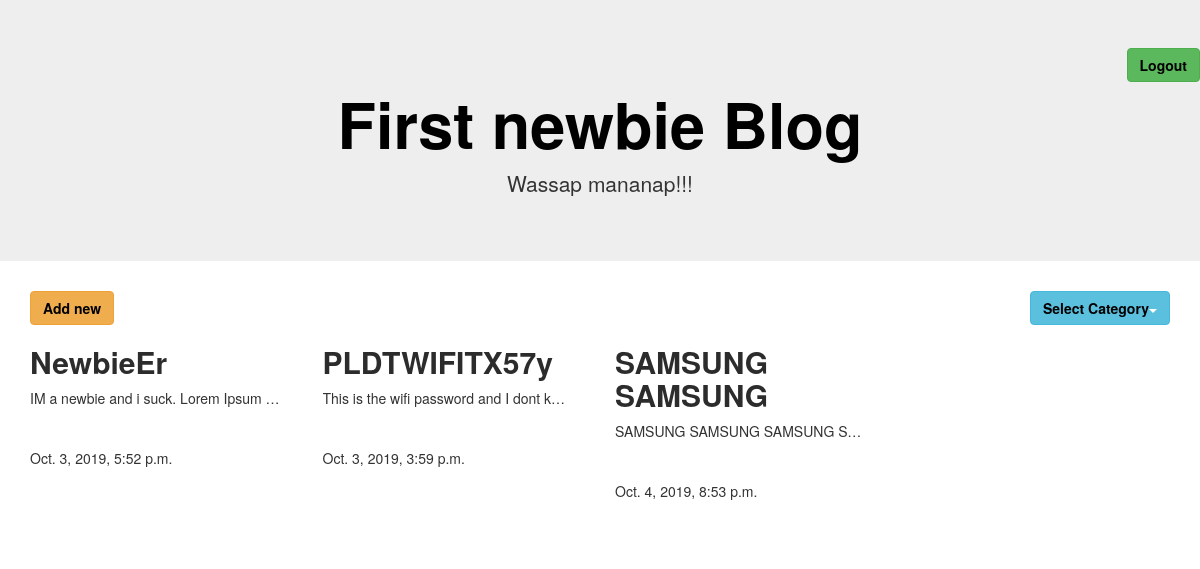
The page /category/5/ on the database its author committed.
### userApp/models.py (models this page shows, shortened)
class Content(models.Model):
    title = models.CharField(max_length=100)
    cont = models.TextField()
    date_published = models.DateTimeField(default=timezone.now)
    author = models.ForeignKey(settings.AUTH_USER_MODEL, on_delete=models.CASCADE)
    category = models.ForeignKey(Category, on_delete = models.CASCADE, null = True)
    tags = TaggableManager()
    image = models.ImageField(upload_to='images/', null =True)

### userApp/views.py (the view)
# urls.py: path('category/<int:category_id>/', CategoryList.as_view(), name = 'catList'),
class CategoryList(TemplateView):
    template_name = "contentList.html"
    def get(self,request,**kwargs):
        category_id = kwargs.get('category_id')
        categ = Category.objects.get(pk = category_id)
        queryset = Content.objects.filter(category = categ)
        category_list = Category.objects.all()
        return render(request,self.template_name, {"queryset":queryset, "category_list": category_list})

### userApp/templates/contentList.html (shortened to what this page needs)
    {% extends 'base.html' %}
        {% block content %}
            <div class="dropdown">
                <button type="button" class="btn btn-warning"><a href="{% url 'contNew' %}" >Add new</a></button>
                <button class="btn btn-info dropdown-toggle pull-right " type="button" data-toggle="dropdown"><a href="">Select Category</a><span class="caret"></span></button>
              </div>
            <div class="row">
                {% for con in queryset %}
                    <div class="col-sm-3">
                        <h2><a href="{% url 'contDetail' content_id=con.id %}">{{ con.title }}</a></h2>
                        <p>{{ con.cont }}</p>
                        <p>{{ con.date_published }}</p>
                    </div>
                {% endfor %}
            </div>
    </body>
    {% endblock %}

### userApp/static/css/userApp.css (style rules this page uses)
.col-sm-3 p { width: 250px; height: 50px; white-space: nowrap; overflow: hidden; text-overflow: ellipsis; }
.col-sm-3 a { color: #2c2c2c; font-weight: bold; }
.btn-warning a { color: black; font-weight: bold; }
.btn-info a { color: black; font-weight: bold; text-align: right; }

### rows shown on the page
Content: title "NewbieEr", cont "IM a newbie and i suck. Lorem Ipsum…", date_published "Oct. 3, 2019, 5:52 p.m."
Content: title "PLDTWIFITX57y", cont "This is the wifi password and I dont k…", date_published "Oct. 3, 2019, 3:59 p.m."
Content: title "SAMSUNG SAMSUNG", cont "SAMSUNG SAMSUNG SAMSUNG S…", date_published "Oct. 4, 2019, 8:53 p.m."
